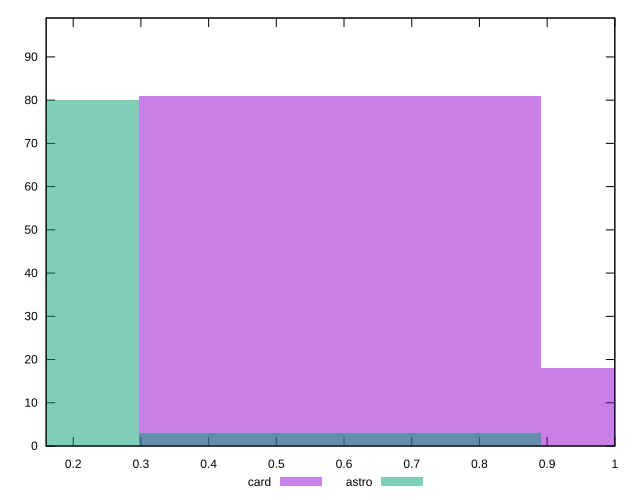

Write the gnuplot code that produced this figure.
reset

$card <<EOF
0.5938125577015699 81
1.1876251154031399 18
EOF

$astro <<EOF
0.5938125577015699 3
0 80
EOF

set key outside below
set boxwidth 0.5938125577015699
set xrange [0.16:1]
set yrange [0:99]
set trange [0:99]
set style fill transparent solid 0.5 noborder
set terminal svg size 640, 500 enhanced background rgb 'white'
set output "reports/report_00027_2021-02-24T12-40-31.850Z/meta/score/comparison/histogram/2_vs_3.svg"

plot $card title "card" with boxes, \
     $astro title "astro" with boxes

reset
